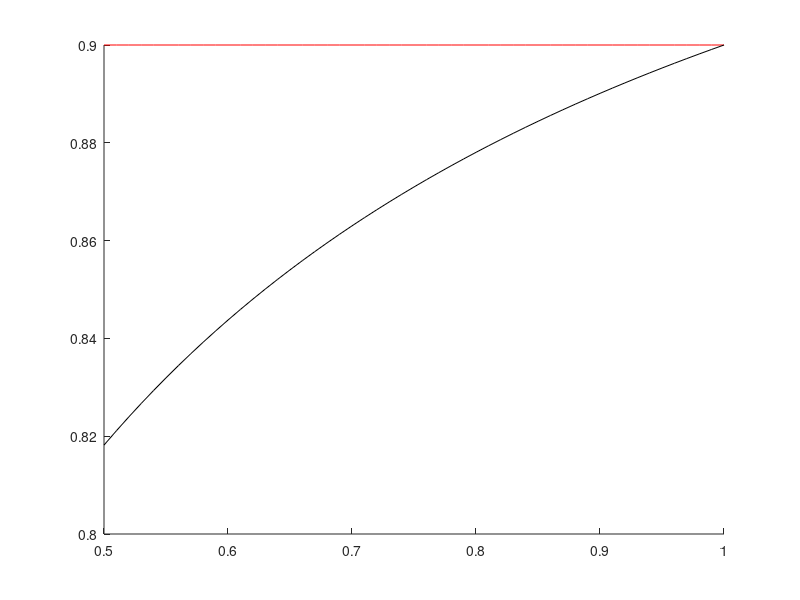

Here is the MATLAB script that generated this plot:
% test the relationship between c and g

format long g;

% my_path = 'D:\laptop\program\matlab_tool';
% addpath(my_path);

c = 0.9;

y = [0.5:0.01:1]';

g = y ./(y + (1 - c) / c); 


cs = zeros(size(g)) + c;

figure; hold on
plot(y, cs, '-r')				% reference curve
plot(y, g, '-k')			

% rmpath(my_path);

clear 
